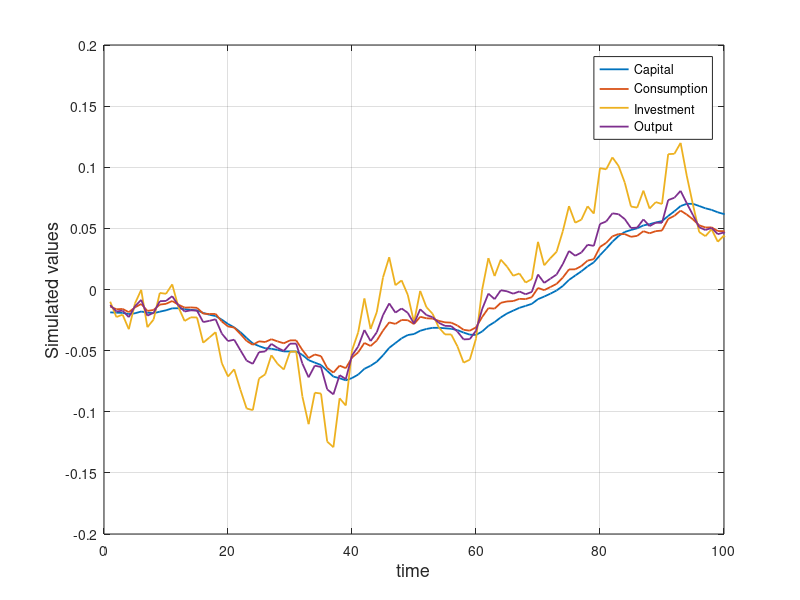
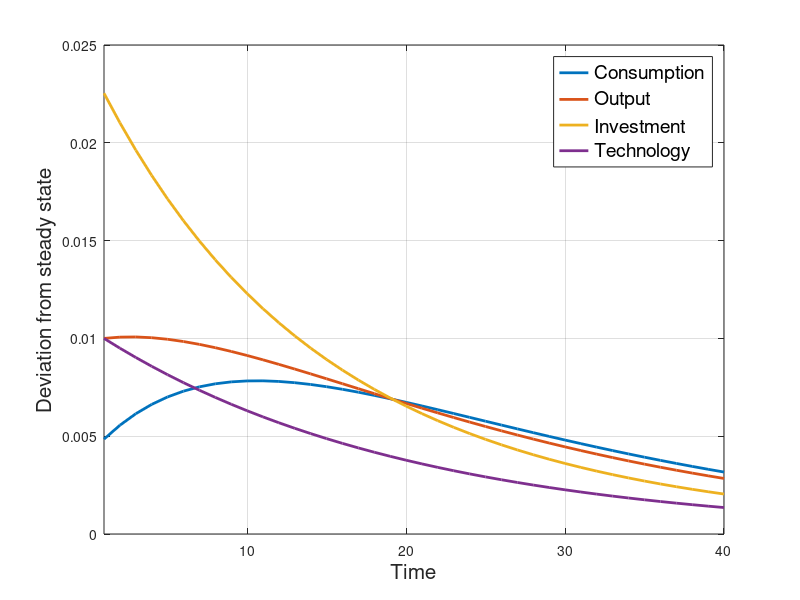

Recreate these plots in MATLAB, in order.
% Impulse response for inelastic labor supply model 
% Econ 210C HW2
% Minki Kim

clear;
clc;

% Setting parameters
alpha = 0.33;
delta = 0.076;
betaa = 0.99;
rho = 0.95;
sigma_epsilon = 0.007; % To set std of TFP close to 2.29

y_k = (1/alpha)*(1/betaa + delta - 1);
k_y = 1/y_k;
c_k = y_k - delta;
k_c = 1/c_k;
y_c = y_k/c_k;
c_y = 1/y_c;
i_y = delta*k_y;
y_i = 1/i_y;
c_i = c_y / y_i;

gamma = 1/betaa + 1 - c_k*(1 - betaa*(1-delta))*(alpha - 1);
nu_kk = (gamma - sqrt(gamma^2 - 4/betaa))/2;
nu_kz = (y_c * (1-rho) + (1- betaa*(1-delta))*rho) / (k_c*(1-rho) + k_c*((1/betaa) - nu_kk) - ( 1 - betaa*(1-delta))*(alpha-1))   ;

nu_ck = k_c*(1/betaa - nu_kk);
nu_cz = y_c - k_c*nu_kz;

% Simluating the model 
simul_length = 1000;

epsilon_simul = normrnd(0,sigma_epsilon,[simul_length,1]);
z_simul = zeros(simul_length,1);
k_simul = zeros(simul_length,1);
c_simul = zeros(simul_length,1);
i_simul = zeros(simul_length,1);
y_simul = zeros(simul_length,1);

for i = 2:1000
    z_simul(i) = rho*z_simul(i-1) + epsilon_simul(i);
    k_simul(i) = nu_kk*k_simul(i-1) + nu_kz*z_simul(i);
    c_simul(i) = nu_ck*k_simul(i-1) + nu_cz*z_simul(i);
    i_simul(i) = k_simul(i)/delta - ((1-delta)/delta)*k_simul(i-1);
    y_simul(i) = c_y*c_simul(i) + i_y*i_simul(i);
end

FigHandle = figure('Position', [250, 300, 1200, 400]); set(0,'defaultlinelinewidth',1.3);
plot(k_simul(400:500)); hold on; plot(c_simul(400:500)); hold on; plot(i_simul(400:500)); hold on; plot(y_simul(400:500));
ylabel('Simulated values','FontSize',13); xlabel('time','FontSize',13); legend('Capital','Consumption','Investment','Output','Location','northeast'); xlim([0 100]); grid on;

format short;
disp(['Standard deviation of TFP is ', num2str(std(z_simul))]);
disp(['Standard deviation of output is ', num2str(std(y_simul))]);
disp(['Standard deviation of consumption is ', num2str(std(c_simul))]);
disp(['Standard deviation of investment is ', num2str(std(i_simul))]);

% Impulse response
epsilon_path = zeros(40,1);
epsilon_path(1) = 0.01;
z_path = zeros(40,1);
z_path(1) = 0.01;

c_path = zeros(40,1);
k_path = zeros(40,1);
i_path = zeros(40,1);
y_path = zeros(40,1);

c_path(1) = nu_cz*z_path(1);
k_path(1) = nu_kz*z_path(1);
y_path(1) = z_path(1);
i_path(1) = k_path(1)/delta;


for i = 2:40
    z_path(i) = rho*z_path(i-1) + epsilon_path(i);
    k_path(i) = nu_kk*k_path(i-1) + nu_kz*z_path(i);
    c_path(i) = nu_ck*k_path(i-1) + nu_cz*z_path(i);
    i_path(i) = k_path(i)/delta - ((1-delta)/delta)*k_path(i-1);
    y_path(i) = c_y*c_path(i) + i_y*i_path(i);
end

FigHandle = figure('Position', [250, 300, 1000, 400]); set(0,'defaultlinelinewidth',2);
plot(c_path); hold on; plot(y_path); hold on; plot(i_path); hold on; plot(z_path);
ylabel('Deviation from steady state','FontSize',15); xlabel('Time','FontSize',15); 
legend({'Consumption','Output','Investment','Technology'},'FontSize',14,'Location','northeast'); xlim([1 40]); grid on;



